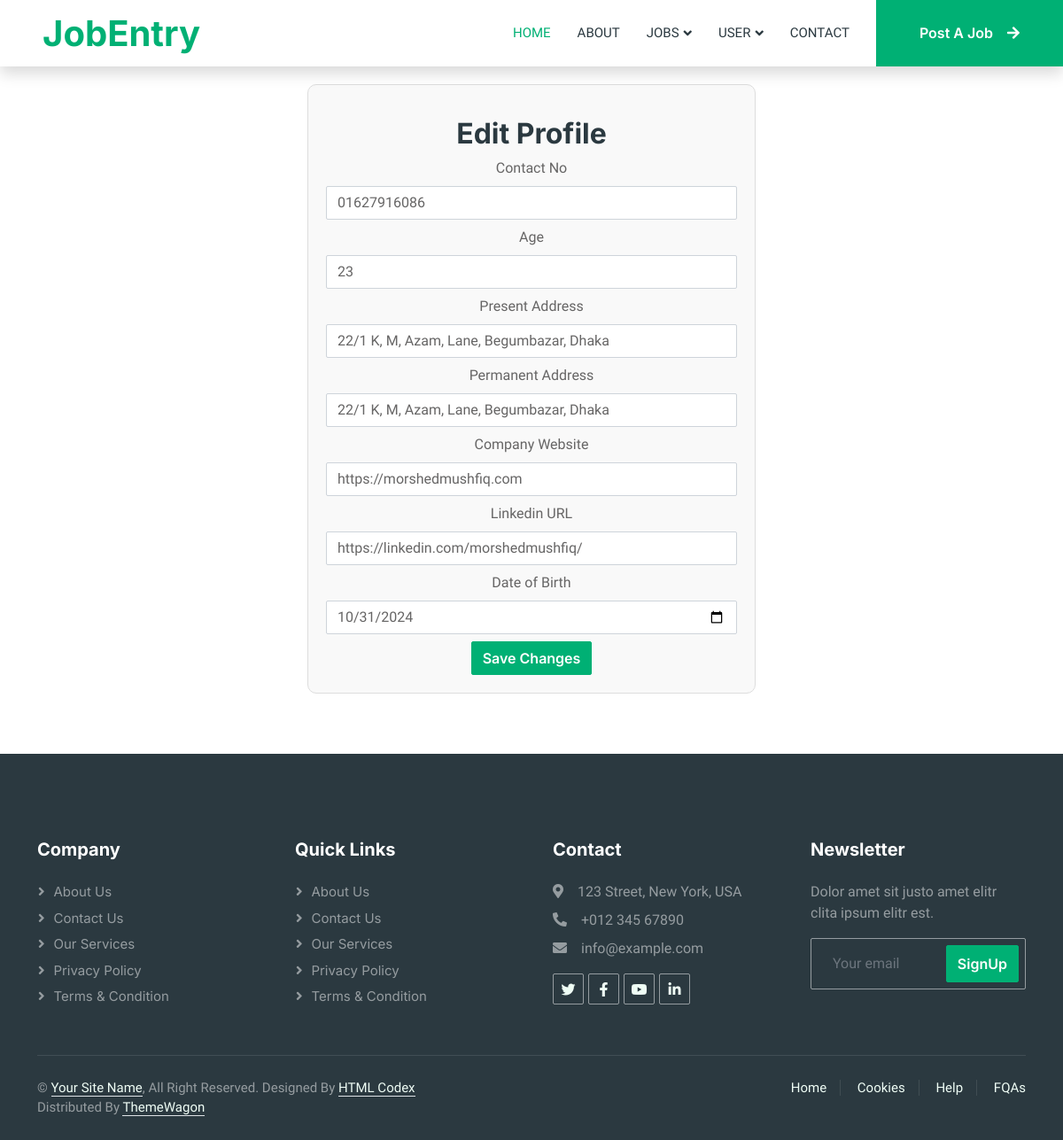
/edit_basic_info/2 (signed in), run on the app's committed database.
### App/models.py (models this page shows, shortened)
class BasicInfo(models.Model):
    user = models.OneToOneField(CustomUser, on_delete=models.CASCADE, null=True)
    designation = models.CharField(max_length=50, null=True)
    contact_no = models.CharField(max_length=50, null=True)
    present_address = models.CharField(max_length=300, null=True)
    permanent_address = models.CharField(max_length=300, null=True)
    company_website = models.CharField(max_length=250, null=True)
    linkedin = models.CharField(max_length=250, null=True)
    career_summary = models.TextField(max_length=500, null=True)
    age = models.CharField(max_length=20, null=True)
    dob = models.DateField(max_length=40, null=True)

### App/views.py (the view, shortened to what this page needs)
# urls.py: path('edit_basic_info/<int:id>', edit_basic_info, name='edit_basic_info'),
@login_required
def edit_basic_info(req, id):
    current_user = req.user
    try:
        data = get_object_or_404(BasicInfo, id=id)
    except Http404:
        messages.warning(req, "You have some problem to go to the edit option page.")
        return redirect('profile')
    if req.user.user_type == "seeker" or req.user.user_type == 'recruiter':
        current_user = req.user
    context = {
        'data':data
    }
    return render(req, 'common/edit_basic_info.html', context)

### App/templates/common/edit_basic_info.html (shortened to what this page needs)
{% extends "common/master.html" %}
{% block body %}
{% include 'layouts/navbar.html' %}
<div class="container">
    <div class="row justify-content-center">
        <div class="col-md-6">
            <div class="profile-card text-center">
                <h2 class="mt-3">Edit Profile</h2>
                <form action="" method="POST" enctype="multipart/form-data">
                    <div class="form-group">
                        <label for="contact_no">Contact No</label>
                        <input type="text" class="form-control my-2" name="contact_no" id="contact_no" value="{{data.contact_no}}" required>
                    </div>
                    <div class="form-group">
                        <label for="age">Age</label>
                        <input type="number" class="form-control my-2" name="age" value="{{data.age}}" id="age" required>
                    </div>
                    <div class="form-group">
                        <label for="age">Present Address</label>
                        <input type="text" class="form-control my-2" name="present_address" value="{{data.present_address}}" id="age" required>
                    </div>
                    <div class="form-group">
                        <label for="age">Permanent Address</label>
                        <input type="text" class="form-control my-2" name="permanent_address" value="{{data.permanent_address}}" id="age" required>
                    </div>
                    {% if user.user_type == "recruiter" %}
                    <div class="form-group">
                        <label for="age">Company Website</label>
                        <input type="url" class="form-control my-2" name="com_web" value="{{data.company_website}}" id="age">
                    </div>
                    <div class="form-group">
                        <label for="age">Linkedin URL</label>
                        <input type="url" class="form-control my-2" name="linkedin" value="{{data.linkedin}}" id="age">
                    </div>
                    {% endif %}
                    <div class="form-group">
                        <label for="dob">Date of Birth</label>
                        <input type="date" class="form-control my-2" name="dob" value="{{data.dob | date:'Y-m-d'}}" id="dob" required>
                    </div>
                    <button type="submit" class="btn btn-primary">Save Changes</button>
                </form>
            </div>
        </div>
    </div>
</div>
{% include 'layouts/footer.html' %}
{% endblock body %}

### App/static/css/style.css (style rules this page uses)
:root { --primary: #00B074; --secondary: #2B9BFF; --light: #EFFDF5; --dark: #2B3940; }
.btn { font-family: 'Inter', sans-serif; font-weight: 600; transition: .5s; }
.btn.btn-primary, .btn.btn-secondary { color: #FFFFFF; }
.profile-card { margin: 20px; padding: 20px; border: 1px solid #ddd; border-radius: 10px; background-color: #f9f9f9; }

### data on the page
BasicInfo: contact_no "01627916086", age "23", present_address "22/1 K, M, Azam, Lane, Begumbazar, Dhaka", permanent_address "22/1 K, M, Azam, Lane, Begumbazar, Dhaka", com_web "https://morshedmushfiq.com", linkedin "https://linkedin.com/morshedmushfiq/", dob "10/31/2024"
